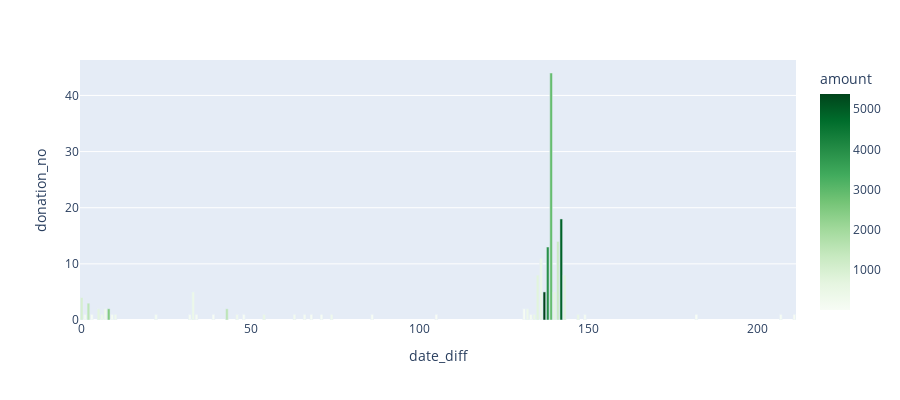

Notebook cell for this chart:
### Code cell
# chid 292 케이스 그래프 확인
fig = px.bar(df_0292, x='date_diff', y='donation_no', color='amount', color_continuous_scale='Greens', height=400)
fig.show()

### Figure 1 — Plotly figure (JSON) as saved in the notebook; plotly's stock layout.template omitted (floating-point values rounded to 4 significant figures)
{"data": [{"alignmentgroup": "True", "hovertemplate": "date_diff=%{x}<br>donation_no=%{y}<br>amount=%{marker.color}<extra></extra>", "legendgroup": "", "marker": {"color": [1005, 100, 1520, 50, 700, 400, 300, 2500, 100, 300, 100, 100, 401, 100, 40, 1500, 260, 50, 500, 200, 100, 30, 50, 300, 45, 20, 40, 350, 100, 500, 748, 410, 5375, 3905, 2870, 675, 1272, 4881, 762, 500, 100, 6, 30, 50], "coloraxis": "coloraxis"}, "name": "", "offsetgroup": "", "orientation": "v", "showlegend": false, "textposition": "auto", "type": "bar", "x": [0, 1, 2, 3, 5, 6, 7, 8, 9, 10, 22, 32, 33, 34, 39, 43, 46, 48, 54, 63, 66, 68, 71, 74, 86, 105, 131, 132, 133, 134, 135, 136, 137, 138, 139, 140, 141, 142, 143, 147, 149, 182, 207, 211], "xaxis": "x", "y": [4, 1, 3, 1, 2, 1, 2, 2, 1, 1, 1, 1, 5, 1, 1, 2, 1, 1, 1, 1, 1, 1, 1, 1, 1, 1, 2, 2, 1, 1, 8, 11, 5, 13, 44, 5, 14, 18, 8, 1, 1, 1, 1, 1], "yaxis": "y"}], "layout": {"barmode": "relative", "coloraxis": {"colorbar": {"title": {"text": "amount"}}, "colorscale": [[0, "rgb(247,252,245)"], [0.125, "rgb(229,245,224)"], [0.25, "rgb(199,233,192)"], [0.375, "rgb(161,217,155)"], [0.5, "rgb(116,196,118)"], [0.625, "rgb(65,171,93)"], [0.75, "rgb(35,139,69)"], [0.875, "rgb(0,109,44)"], [1, "rgb(0,68,27)"]]}, "height": 400, "legend": {"tracegroupgap": 0}, "margin": {"t": 60}, "xaxis": {"anchor": "y", "domain": [0, 1], "title": {"text": "date_diff"}}, "yaxis": {"anchor": "x", "domain": [0, 1], "title": {"text": "donation_no"}}}}
